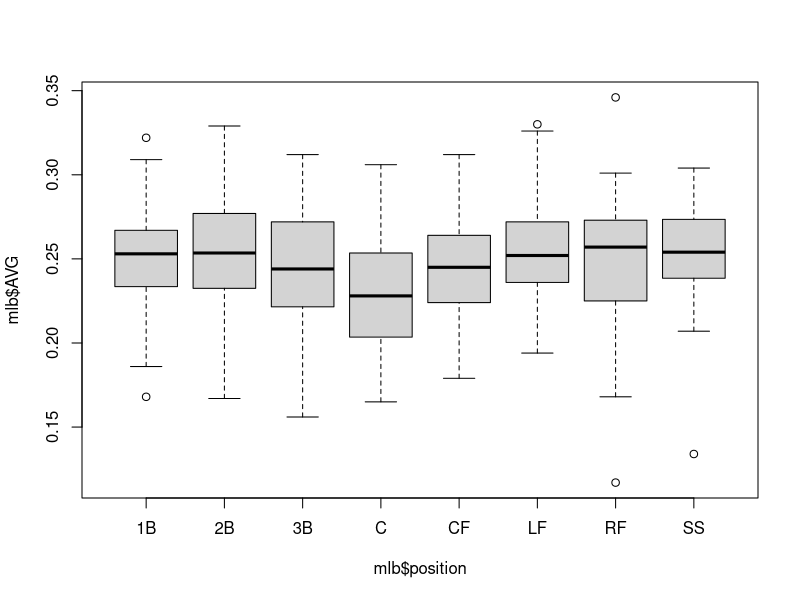
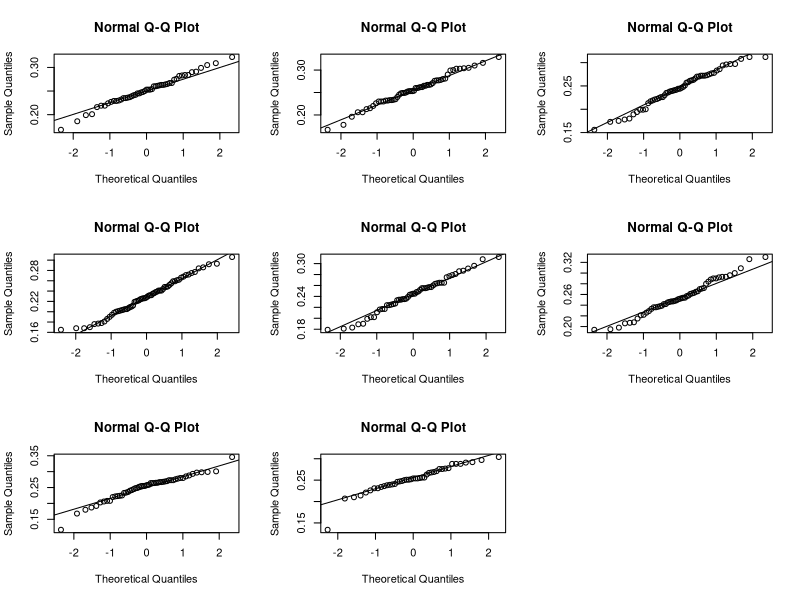
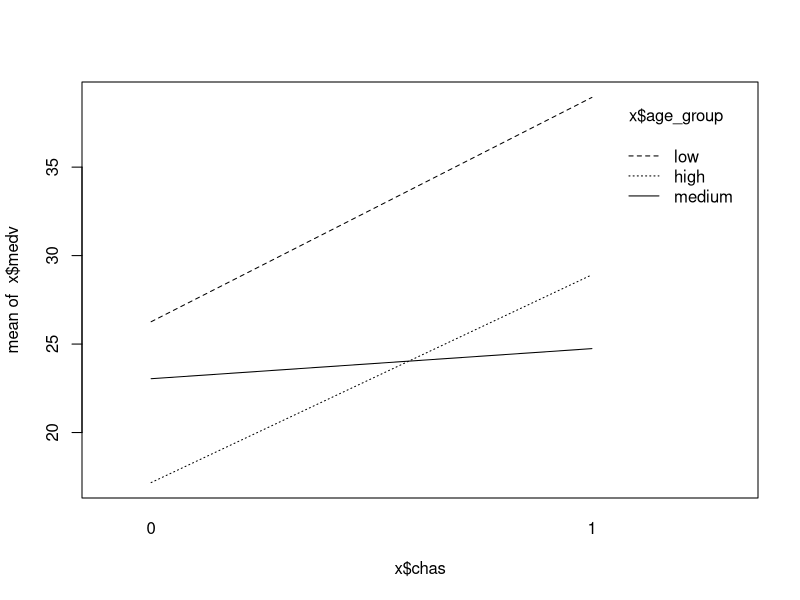

Recreate these plots in R, in order.
# 1
information <- c(16, 19, 25, 22, 21, 15, 16, 22, 21, 18,
                 13, 14, 15, 16, 15, 13, 19, 16, 20, 14, 11,
                 18, 18, 15, 14, 14, 10, 18, 15, 15,
                 11, 15, 11, 17, 17, 13, 14, 16, 13, 11)
media <- factor(c(rep("TV", 10), rep("newspaper", 11),
                  rep("radio", 9), rep("magazine", 10)))
fit <- lm(information ~ media)
anova(fit)

# 2
market <- factor(c(1:5, 1:5, 1:5))
box <- factor(rep(1:3, each=5))
sell <- c(210, 230, 190, 180, 190,
          195, 170, 200, 190, 193,
          295, 275, 290, 275, 265)
fit2 <- lm(sell ~ market + box)
anova(fit2)

# 3
A <- rep(c("male", "female"), each=10)
B <- rep(rep(c("high", "low"), each=5),2)
value <- c(10,7,9,6,8, 5,4,7,4,5, 5,4,6,3,2, 3,4,5,1,2)
fit3 <- lm(value~A*B)
anova(fit3); summary(fit3)
fit31 <- lm(value ~ A+B)
anova(fit31); summary(fit31)

# 4
region <- factor(rep(1:3, 4))
fertilizer <- factor(rep(1:4, each=3))
harvest <- c(12.1, 12.8, 13.9, 13.6, 18.4, 17.5,
             14.2, 17.2, 19.2, 21.7, 21.4, 17.5)
anova(lm(harvest~region+fertilizer))

# 5
mlb <- read.csv("mlb_players_18.csv")
boxplot(mlb$AVG ~ mlb$position) #5-1
par(mfrow=c(3,3))
positions <- factor(mlb$position)
for(i in 1:length(levels(positions))) {
  pos <- levels(positions)[i]
  which_pos <- which(mlb$position==pos)
  qqnorm(mlb$AVG[which_pos])
  qqline(mlb$AVG[which_pos])
} #5-2
layout(1)
fit5 <- lm(mlb$AVG ~ mlb$position)
anova(fit5) #5-3

# 6
library(MASS)
x <- Boston
x$age_group <- "low"
for(i in 1:nrow(x)) {
  if(x$age[i] > 90) {
    x$age_group[i] <- "high"
  } else if(x$age[i] > 50) {
    x$age_group[i] <- "medium"
  }
} #6-1
interaction.plot(x$chas, x$age_group, x$medv) #6-2
anova(lm(medv~chas * age_group, data=x))
